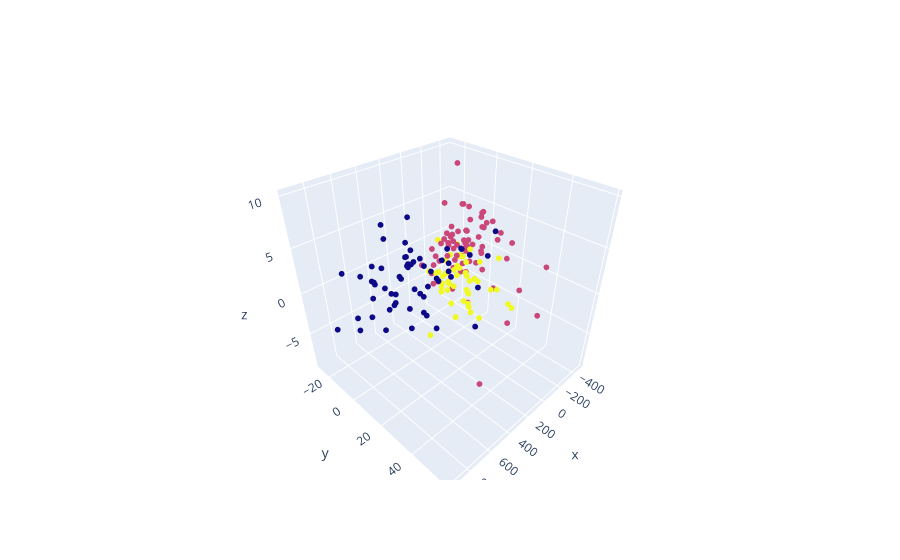

The notebook cell saved with this chart:
### Code cell
import plotly.graph_objects as go
fig = go.Figure(
    data= [go.Scatter3d(
        x=pca_result[:,0],
        y=pca_result[:,1],
        z=pca_result[:,2],
        mode='markers',
        marker=dict(
            size=2,
            color=df_wine['target']
        )
    )
    ]
)
fig.show()

### Figure 1 — Plotly figure (JSON) as saved in the notebook; plotly's stock layout.template omitted (floating-point values rounded to 4 significant figures; data arrays with more than 128 entries replaced by an {"elided": "..."} marker saying what was removed)
{"data": [{"marker": {"color": {"elided": "178 int values"}, "size": 2}, "mode": "markers", "type": "scatter3d", "x": {"elided": "178 float values"}, "y": {"elided": "178 float values"}, "z": {"elided": "178 float values"}}], "layout": {}}
